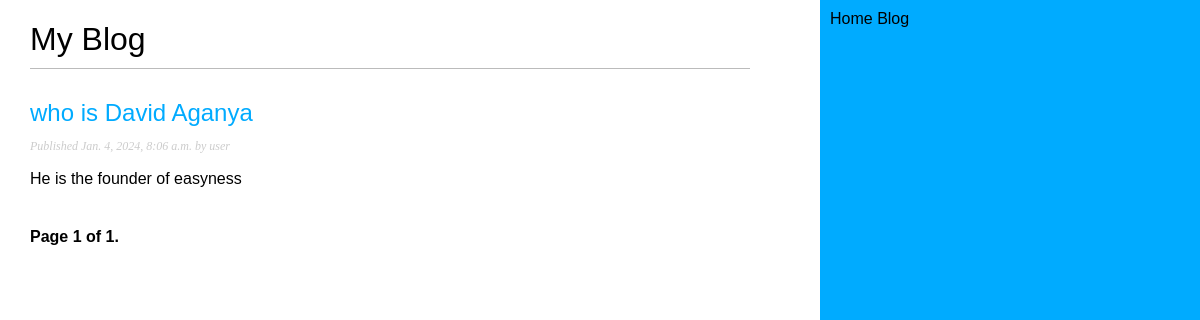
Page /blog/ on the earlier database version.
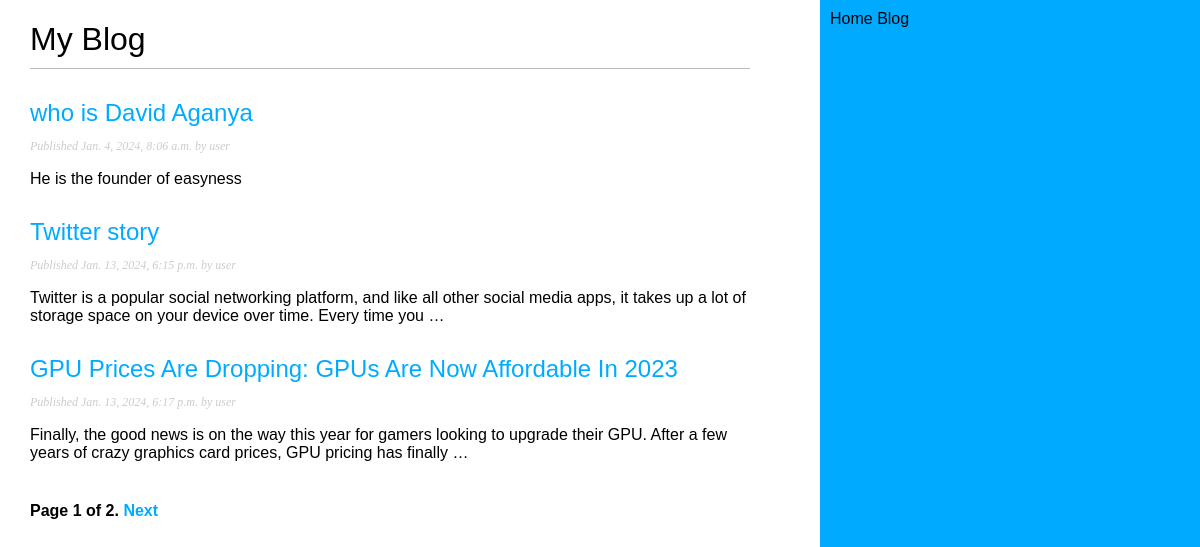
Same page on the later database version.
### blog/models.py (models this page shows, shortened)
class Post(models.Model):
 class Status(models.TextChoices):
       DRAFT = 'DF', 'Draft'
       PUBLISHED = 'PB', 'Published'
 title = models.CharField(max_length=250)
 slug = models.SlugField(max_length=250,
                        unique_for_date='publish')
 author = models.ForeignKey(User, on_delete=models.CASCADE, related_name='blog_posts')
 body = models.TextField()
 publish = models.DateTimeField(default=timezone.now)
 created = models.DateTimeField(auto_now_add=True)
 updated = models.DateTimeField(auto_now=True)
 status = models.CharField(max_length=2,choices=Status.choices, default=Status.DRAFT)
 objects = models.Manager() # The default manager.
 published = PublishedManager() # Our custom manager.
 class Meta:
     ordering : ['-publish']
     indexes = [
       models.Index(fields=['-publish']),
   ]
 def get_absolute_url(self):
     return reverse('blog:post_detail',
                     args=[self.publish.year,
                     self.publish.month,
                     self.publish.day,
                     self.slug])

### blog/views.py (the view)
# urls.py: path('',views.post_list, name='post_list'),
def post_list(request):
     post_list = Post.published.all()
     paginator = Paginator(post_list,3)
     page_number = request.GET.get('page', 1)
     try:
        posts = paginator.page(page_number)
     except PageNotAnInteger :
            posts = paginator.page(1)
     except EmptyPage:
        posts = paginator.page(paginator.num_pages)
     return render(request,
                  'blog/post/list.html',
                  {'posts': posts})

### blog/models.py (called while the page is built)
     def get_queryset(self):
        return super().get_queryset()\
        .filter(status=Post.Status.PUBLISHED)

### blog/templates/blog/post/list.html (shortened to what this page needs)
{% extends "blog/base.html" %}
{% block content %}
 <h1>My Blog</h1>
 {% for post in posts %}
 <h2>
 <a href="{{ post.get_absolute_url }}">
 {{ post.title }}
 </a>
 </h2>
 <p class="date">
 Published {{ post.publish }} by {{ post.author }}
 </p>
 {{ post.body|truncatewords:30|linebreaks }}
 {% endfor %}
 {% include "pagination.html" with page=posts %}
{% endblock %}

### blog/templates/blog/base.html (shortened to what this page needs)
{% load static %}
<link rel='stylesheet' href="{% static 'css/blog.css' %}">
<!DOCTYPE html>
<html>
<head>
</head>
<body>
 <div id="content">
 {% block content %}
 {% endblock %}
 </div>
 <div id="sidebar">
       Home
       Blog
 </div>
</body>
</html>

### blog/templates/pagination.html (shortened to what this page needs)
<div class="pagination">
    <span class="step-links">
    <span class="current">
        Page {{ page.number }} of {{ page.paginator.num_pages }}.
        </span>
        {% if page.has_next %}
        <a href="?page={{ page.next_page_number }}">Next</a>
        {% endif %}
        </span>
       </div>

### blog/static/css/blog.css (style rules this page uses)
body { margin:0; padding:0; font-family:helvetica, sans-serif; }
a { color:#00abff; text-decoration:none; }
h1 { font-weight:normal; border-bottom:1px solid #bbb; padding:0 0 10px 0; }
h2 { font-weight:normal; margin:30px 0 0; }
#content { float:left; width:60%; padding:0 0 0 30px; }
#sidebar { float:right; width:30%; padding:10px; background:#00abff; height:100%; }
p.date { color:#ccc; font-family: georgia, serif; font-size: 12px; font-style: italic; }
.pagination { margin:40px 0; font-weight:bold; }

Differences in the rows shown:
added Post: title "Twitter story", publish "Jan. 13, 2024, 6:15 p.m.", author "user", body "Twitter is a popular social networking platform, and like all other social media apps, it takes up a lot of storage space on your device over time. Every time you …"
added Post: title "GPU Prices Are Dropping: GPUs Are Now Affordable In 2023", publish "Jan. 13, 2024, 6:17 p.m.", author "user", body "Finally, the good news is on the way this year for gamers looking to upgrade their GPU. After a few years of crazy graphics card prices, GPU pricing has finally …"
Other differences:
{{ page.paginator.num_pages }}: "1" → "2"
text now shown: "Next"
